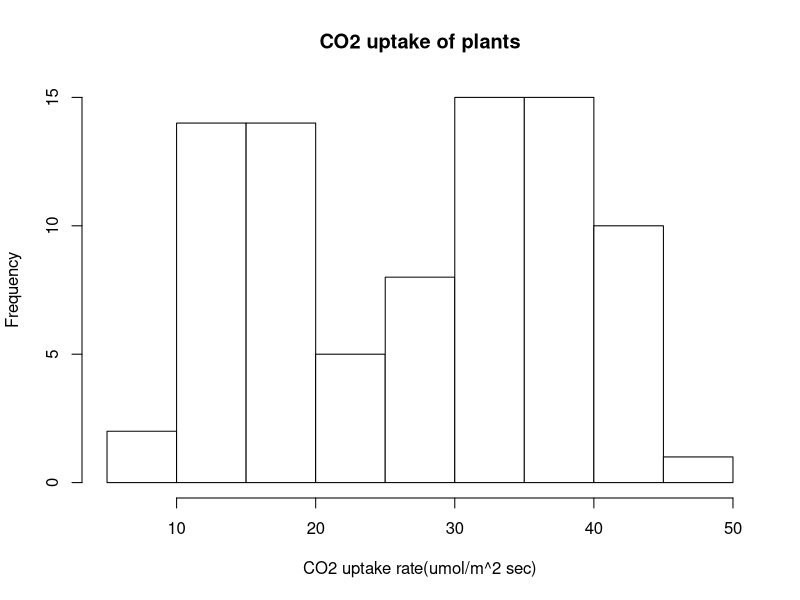

Source code (R):
hist(CO2$uptake, right=FALSE, col=colors, main="CO2 uptake of plants", xlab="CO2 uptake rate(umol/m^2 sec)", ylab="Frequency")